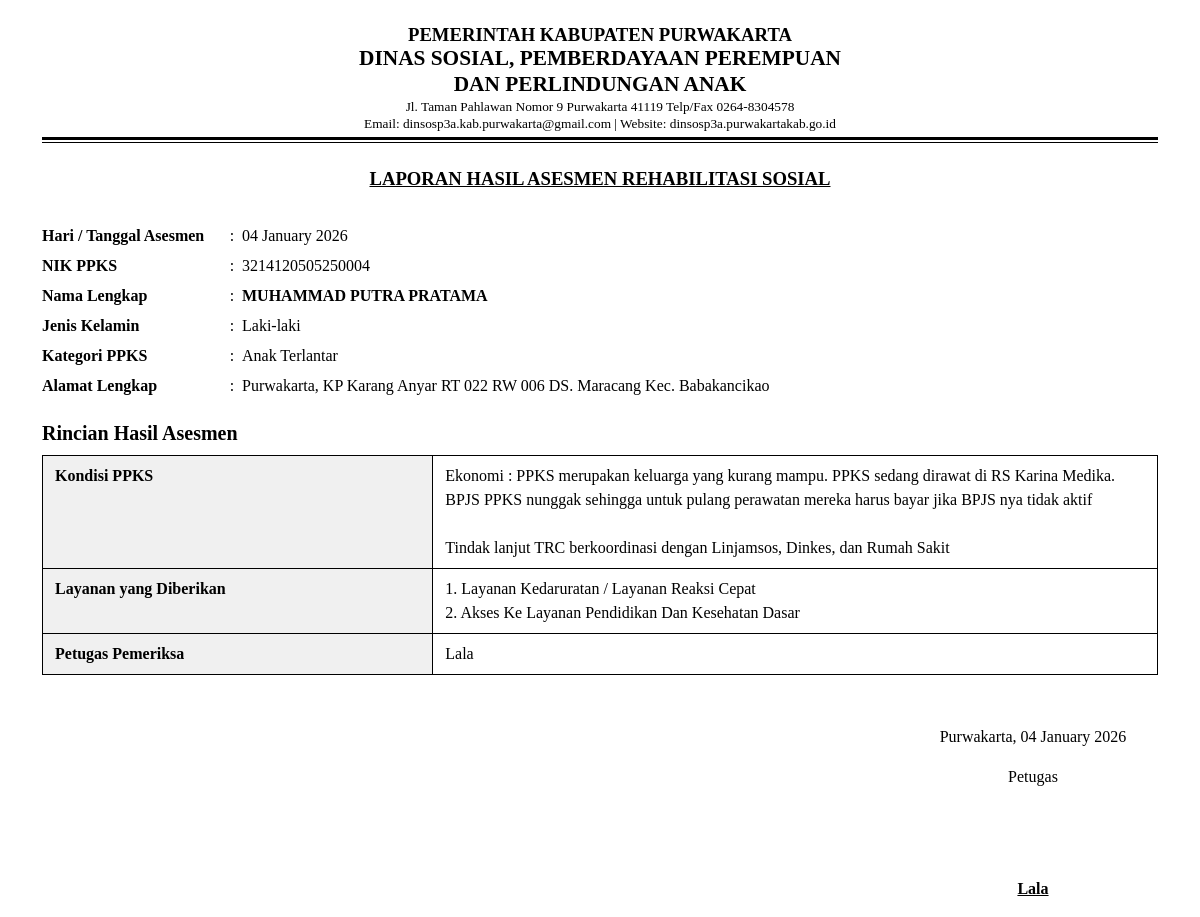
Page /riwayat-perekaman/laporan.php?id=DA-002 (signed in) on the committed database.
### tables this page shows
CREATE TABLE `tbl_asesmen` (
  `no_asesmen` varchar(20) NOT NULL,
  `tgl_asesmen` date NOT NULL,
  `nik` varchar(16) NOT NULL,
  `petugas_asesmen` varchar(100) NOT NULL,
  `kondisi_ppks` text NOT NULL,
  `layanan_dibutuhkan` text DEFAULT NULL,
  `link_bukti` varchar(500) DEFAULT NULL
);

CREATE TABLE `tbl_ppks` (
  `nik` varchar(16) NOT NULL,
  `nama_ppks` varchar(100) NOT NULL,
  `tgl_lahir` date NOT NULL,
  `jk` enum('L','P') NOT NULL,
  `alamat` text NOT NULL,
  `jenis_ppks` varchar(50) NOT NULL
);

### config.php (called while the page is built, shortened)
<?php
$main_url = "https://darso.online/";

### riwayat-perekaman/laporan.php (the view, shortened to what this page needs)
<?php
require '../config.php';
$id = $_GET['id'];
$query = "SELECT * FROM tbl_asesmen
          INNER JOIN tbl_ppks ON tbl_asesmen.nik = tbl_ppks.nik
          WHERE no_asesmen = '$id'";
$result = mysqli_query($koneksi, $query);
$data = mysqli_fetch_assoc($result);
$raw_layanan = $data['layanan_dibutuhkan'];
$clean_layanan = str_replace('"', '', $raw_layanan);
$array_layanan = explode(',', $clean_layanan);
$list_layanan = "";
if(!empty($clean_layanan)){
    $no = 1;
    foreach($array_layanan as $item){
        $item = trim($item);
        if(!empty($item)){
            $list_layanan .= $no . ". " . $item . "<br>";
            $no++;
        }
    }
} else {
    $list_layanan = "- Tidak ada layanan khusus -";
}
?>
<!DOCTYPE html>
<html lang="id">
<head>
    <link href="<?= $main_url ?>assets/dist/css/bootstrap.min.css" rel="stylesheet">
</head>
<body onload="window.print()">
    <div class="container mt-4">
        <div class="kop-container">
            <div class="kop-text">
                <h4>PEMERINTAH KABUPATEN PURWAKARTA</h4>
                <h3>DINAS SOSIAL, PEMBERDAYAAN PEREMPUAN<br>DAN PERLINDUNGAN ANAK</h3>
                <p>Jl. Taman Pahlawan Nomor 9 Purwakarta 41119 Telp/Fax 0264-8304578</p>
                <p>Email: dinsosp3a.kab.purwakarta@gmail.com | Website: dinsosp3a.purwakartakab.go.id</p>
            </div>
        </div>
        <div class="garis-tipis"></div>
        <div class="judul-laporan">
            <h5>LAPORAN HASIL ASESMEN REHABILITASI SOSIAL</h5>
        </div>
        <table class="table-data">
            <tr><td class="label-col">Hari / Tanggal Asesmen</td><td class="sep-col">:</td><td><?= date('d F Y', strtotime($data['tgl_asesmen'])) ?></td></tr>
            <tr><td class="label-col">NIK PPKS</td><td class="sep-col">:</td><td><?= $data['nik'] ?></td></tr>
            <tr><td class="label-col">Nama Lengkap</td><td class="sep-col">:</td><td style="font-weight: bold; text-transform: uppercase;"><?= $data['nama_ppks'] ?></td></tr>
            <tr><td class="label-col">Jenis Kelamin</td><td class="sep-col">:</td><td><?= $data['jk'] == 'L' ? 'Laki-laki' : 'Perempuan' ?></td></tr>
            <tr><td class="label-col">Kategori PPKS</td><td class="sep-col">:</td><td><?= $data['jenis_ppks'] ?></td></tr>
            <tr><td class="label-col">Alamat Lengkap</td><td class="sep-col">:</td><td><?= $data['alamat'] ?></td></tr>
        </table>
        <h5 style="font-weight: bold; margin-top: 20px;">Rincian Hasil Asesmen</h5>
        <table class="table-hasil">
            <tr>
                <th>Kondisi PPKS</th>
                <td><?= nl2br($data['kondisi_ppks']) ?></td>
            </tr>
            <tr>
                <th>Layanan yang Diberikan</th>
                <td><?= $list_layanan ?></td>
            </tr>
            <tr>
                <th>Petugas Pemeriksa</th>
                <td><?= $data['petugas_asesmen'] ?></td>
            </tr>
        </table>
        <div class="ttd-container">
            <div class="ttd-box">
                <p>Purwakarta, <?= date('d F Y', strtotime($data['tgl_asesmen'])) ?></p>
                <p></strong>Petugas</strong></p>
                <br><br><br>
                <p style="text-decoration: underline; font-weight: bold;"><?= $data['petugas_asesmen'] ?></p>
            </div>
        </div>
    </div>
</body>
</html>

### riwayat-perekaman/laporan.php (style rules this page uses)
body { font-family: 'Times New Roman', serif; color: #000; background-color: #fff; font-size: 12pt; }
.kop-container { display: flex; align-items: center; padding-bottom: 5px; border-bottom: 3px solid #000; margin-bottom: 2px; }
.kop-text { text-align: center; flex-grow: 1; }
.kop-text h4 { margin: 0; font-size: 14pt; font-weight: bold; text-transform: uppercase; }
.kop-text h3 { margin: 0; font-size: 16pt; font-weight: bold; text-transform: uppercase; }
.kop-text p { margin: 0; font-size: 10pt; line-height: 1.3; }
.garis-tipis { border-top: 1px solid #000; margin-bottom: 25px; }
.judul-laporan { text-align: center; margin-bottom: 30px; }
.judul-laporan h5 { text-decoration: underline; font-weight: bold; margin: 0; text-transform: uppercase; font-size: 14pt; }
.table-data { width: 100%; margin-bottom: 20px; }
.table-data tr td { padding: 3px 0; vertical-align: top; }
.label-col { width: 180px; font-weight: bold; }
.sep-col { width: 20px; text-align: center; }
.table-hasil { width: 100%; border-collapse: collapse; margin-top: 10px; }
.table-hasil th, .table-hasil td { border: 1px solid #000; padding: 8px 12px; vertical-align: top; }
.table-hasil th { background-color: #f0f0f0; text-align: left; width: 35%; }
.ttd-container { margin-top: 50px; display: flex; justify-content: flex-end; }
.ttd-box { width: 250px; text-align: center; }

### rows in the picture
tbl_asesmen: tgl_asesmen "04 January 2026", nik.nik "3214120505250004", nik.nama_ppks "MUHAMMAD PUTRA PRATAMA", nik.jenis_ppks "Anak Terlantar", nik.alamat "Purwakarta, KP Karang Anyar RT 022 RW 006 DS. Maracang Kec. Babakancikao", kondisi_ppks "Ekonomi : PPKS merupakan keluarga yang kurang mampu. PPKS sedang dirawat di RS Karina Medika. BPJS PPKS nunggak sehingga untuk pulang perawatan mereka harus bayar jika BPJS nya tidak aktif Tindak lanjut TRC berkoordinasi dengan Linjamsos, Dinkes, dan Rumah Sakit", layanan_dibutuhkan "Layanan Kedaruratan / Layanan Reaksi Cepat", layanan_dibutuhkan "Akses Ke Layanan Pendidikan Dan Kesehatan Dasar", petugas_asesmen "Lala"
